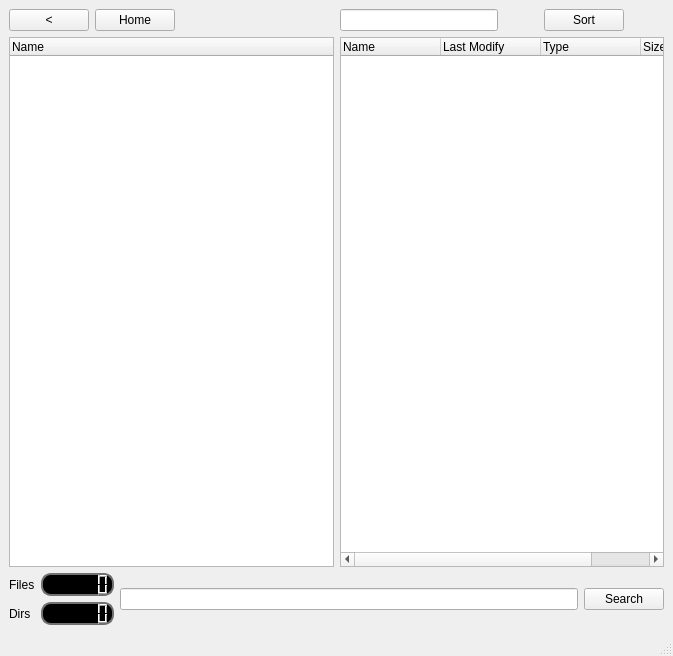
<?xml version="1.0" encoding="UTF-8"?>
<ui version="4.0">
 <class>MainWindow</class>
 <widget class="QMainWindow" name="MainWindow">
  <property name="geometry">
   <rect>
    <x>0</x>
    <y>0</y>
    <width>673</width>
    <height>656</height>
   </rect>
  </property>
  <property name="windowTitle">
   <string>MainWindow</string>
  </property>
  <widget class="QWidget" name="centralwidget">
   <layout class="QGridLayout" name="gridLayout_5">
    <item row="0" column="0">
     <layout class="QGridLayout" name="gridLayout_3">
      <item row="0" column="0">
       <layout class="QGridLayout" name="navBarLayout">
        <item row="0" column="1">
         <spacer name="horizontalSpacer">
          <property name="orientation">
           <enum>Qt::Horizontal</enum>
          </property>
          <property name="sizeHint" stdset="0">
           <size>
            <width>40</width>
            <height>20</height>
           </size>
          </property>
         </spacer>
        </item>
        <item row="0" column="2">
         <widget class="QLineEdit" name="absolutePath"/>
        </item>
        <item row="0" column="0">
         <layout class="QGridLayout" name="buttonsLeft">
          <item row="0" column="1">
           <widget class="QPushButton" name="homeButton">
            <property name="text">
             <string>Home</string>
            </property>
           </widget>
          </item>
          <item row="0" column="0">
           <widget class="QPushButton" name="backButton">
            <property name="text">
             <string>&lt;</string>
            </property>
           </widget>
          </item>
         </layout>
        </item>
        <item row="0" column="3">
         <layout class="QGridLayout" name="buttonsRight">
          <item row="0" column="2">
           <spacer name="horizontalSpacer_3">
            <property name="orientation">
             <enum>Qt::Horizontal</enum>
            </property>
            <property name="sizeHint" stdset="0">
             <size>
              <width>40</width>
              <height>20</height>
             </size>
            </property>
           </spacer>
          </item>
          <item row="0" column="0">
           <spacer name="horizontalSpacer_2">
            <property name="orientation">
             <enum>Qt::Horizontal</enum>
            </property>
            <property name="sizeType">
             <enum>QSizePolicy::Expanding</enum>
            </property>
            <property name="sizeHint" stdset="0">
             <size>
              <width>40</width>
              <height>20</height>
             </size>
            </property>
           </spacer>
          </item>
          <item row="0" column="1">
           <widget class="QPushButton" name="sortButton">
            <property name="text">
             <string>Sort</string>
            </property>
           </widget>
          </item>
         </layout>
        </item>
       </layout>
      </item>
      <item row="1" column="0">
       <layout class="QGridLayout" name="gridLayout_2">
        <item row="0" column="1">
         <widget class="QTreeWidget" name="treeWidgetView">
          <column>
           <property name="text">
            <string>Name</string>
           </property>
          </column>
          <column>
           <property name="text">
            <string>Last Modify</string>
           </property>
          </column>
          <column>
           <property name="text">
            <string>Type</string>
           </property>
          </column>
          <column>
           <property name="text">
            <string>Size (Bytes)</string>
           </property>
          </column>
         </widget>
        </item>
        <item row="0" column="0">
         <widget class="QTreeWidget" name="leftView">
          <column>
           <property name="text">
            <string>Name</string>
           </property>
          </column>
         </widget>
        </item>
       </layout>
      </item>
      <item row="2" column="0">
       <layout class="QGridLayout" name="bottomLayout">
        <item row="0" column="0">
         <layout class="QGridLayout" name="gridLayout_4">
          <item row="0" column="0">
           <layout class="QGridLayout" name="filesCountLayout">
            <item row="0" column="0">
             <widget class="QLabel" name="labelFilesTxt">
              <property name="text">
               <string>Files</string>
              </property>
             </widget>
            </item>
            <item row="0" column="1">
             <widget class="QLCDNumber" name="lcdFilesCounter">
              <property name="styleSheet">
               <string notr="true">QLCDNumber{
  background-color: rgb(0, 0, 0);
  border: 2px solid rgb(113, 113, 113);
  border-width: 2px;
  border-radius: 10px;
  color: rgb(255, 255, 255);
}</string>
              </property>
              <property name="digitCount">
               <number>6</number>
              </property>
             </widget>
            </item>
           </layout>
          </item>
          <item row="1" column="0">
           <layout class="QGridLayout" name="dirsCountLayout">
            <item row="0" column="0">
             <widget class="QLabel" name="labelDirsTxt">
              <property name="text">
               <string>Dirs</string>
              </property>
             </widget>
            </item>
            <item row="0" column="1">
             <widget class="QLCDNumber" name="lcdDirsCounter">
              <property name="styleSheet">
               <string notr="true">QLCDNumber{
  background-color: rgb(0, 0, 0);
  border: 2px solid rgb(113, 113, 113);
  border-width: 2px;
  border-radius: 10px;
  color: rgb(255, 255, 255);
}</string>
              </property>
              <property name="digitCount">
               <number>6</number>
              </property>
             </widget>
            </item>
           </layout>
          </item>
         </layout>
        </item>
        <item row="0" column="1">
         <layout class="QGridLayout" name="gridLayout">
          <item row="0" column="0">
           <widget class="QLineEdit" name="pathToSearch"/>
          </item>
          <item row="0" column="1">
           <widget class="QPushButton" name="searchButton">
            <property name="text">
             <string>Search</string>
            </property>
           </widget>
          </item>
         </layout>
        </item>
       </layout>
      </item>
     </layout>
    </item>
   </layout>
  </widget>
  <widget class="QStatusBar" name="statusbar"/>
 </widget>
 <resources/>
 <connections/>
</ui>
